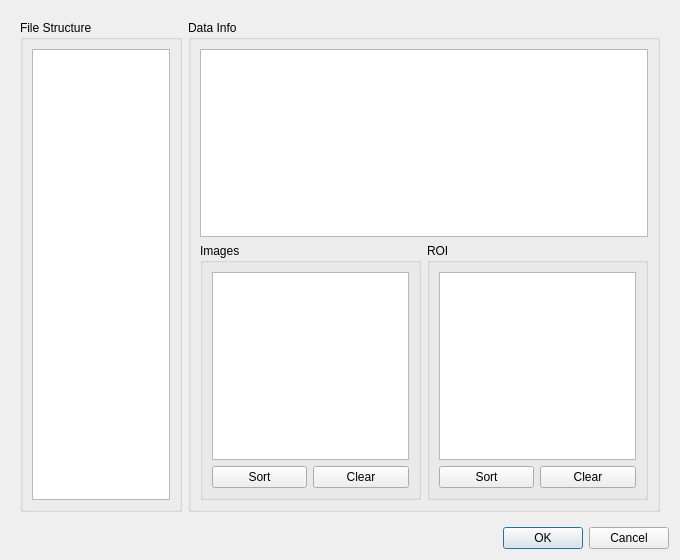
<?xml version="1.0" encoding="UTF-8"?>
<ui version="4.0">
 <class>file_inspection_dialog</class>
 <widget class="QDialog" name="file_inspection_dialog">
  <property name="geometry">
   <rect>
    <x>0</x>
    <y>0</y>
    <width>680</width>
    <height>560</height>
   </rect>
  </property>
  <property name="windowTitle">
   <string>Dialog</string>
  </property>
  <layout class="QVBoxLayout" name="verticalLayout">
   <item>
    <widget class="QWidget" name="main_widget" native="true">
     <layout class="QHBoxLayout" name="horizontalLayout">
      <item>
       <widget class="QGroupBox" name="file_structure_groupbox">
        <property name="title">
         <string>File Structure</string>
        </property>
        <layout class="QVBoxLayout" name="verticalLayout_3">
         <item>
          <widget class="QTreeView" name="file_structure_tree_view">
           <property name="midLineWidth">
            <number>0</number>
           </property>
           <property name="editTriggers">
            <set>QAbstractItemView::NoEditTriggers</set>
           </property>
           <property name="dragEnabled">
            <bool>true</bool>
           </property>
           <property name="dragDropMode">
            <enum>QAbstractItemView::DragOnly</enum>
           </property>
           <property name="selectionMode">
            <enum>QAbstractItemView::ExtendedSelection</enum>
           </property>
           <property name="selectionBehavior">
            <enum>QAbstractItemView::SelectItems</enum>
           </property>
           <attribute name="headerVisible">
            <bool>false</bool>
           </attribute>
          </widget>
         </item>
        </layout>
       </widget>
      </item>
      <item>
       <widget class="QGroupBox" name="data_info_groupbox">
        <property name="sizePolicy">
         <sizepolicy hsizetype="Maximum" vsizetype="Preferred">
          <horstretch>0</horstretch>
          <verstretch>0</verstretch>
         </sizepolicy>
        </property>
        <property name="title">
         <string>Data Info</string>
        </property>
        <layout class="QVBoxLayout" name="verticalLayout_2">
         <item>
          <widget class="QTableView" name="data_info_table_view">
           <property name="sizePolicy">
            <sizepolicy hsizetype="Expanding" vsizetype="Preferred">
             <horstretch>0</horstretch>
             <verstretch>0</verstretch>
            </sizepolicy>
           </property>
           <property name="maximumSize">
            <size>
             <width>16777215</width>
             <height>16777215</height>
            </size>
           </property>
           <property name="editTriggers">
            <set>QAbstractItemView::NoEditTriggers</set>
           </property>
           <property name="tabKeyNavigation">
            <bool>false</bool>
           </property>
           <property name="dragDropOverwriteMode">
            <bool>false</bool>
           </property>
           <property name="alternatingRowColors">
            <bool>true</bool>
           </property>
           <property name="selectionMode">
            <enum>QAbstractItemView::NoSelection</enum>
           </property>
           <property name="selectionBehavior">
            <enum>QAbstractItemView::SelectRows</enum>
           </property>
           <property name="showGrid">
            <bool>true</bool>
           </property>
           <property name="gridStyle">
            <enum>Qt::DotLine</enum>
           </property>
           <attribute name="horizontalHeaderCascadingSectionResizes">
            <bool>true</bool>
           </attribute>
           <attribute name="horizontalHeaderDefaultSectionSize">
            <number>100</number>
           </attribute>
           <attribute name="horizontalHeaderHighlightSections">
            <bool>true</bool>
           </attribute>
           <attribute name="horizontalHeaderMinimumSectionSize">
            <number>25</number>
           </attribute>
           <attribute name="horizontalHeaderStretchLastSection">
            <bool>true</bool>
           </attribute>
           <attribute name="verticalHeaderVisible">
            <bool>true</bool>
           </attribute>
          </widget>
         </item>
         <item>
          <layout class="QHBoxLayout" name="list_layout">
           <item>
            <widget class="QGroupBox" name="images_groupbox">
             <property name="title">
              <string>Images</string>
             </property>
             <layout class="QGridLayout" name="gridLayout">
              <item row="0" column="0" colspan="2">
               <widget class="QListView" name="images_list_view">
                <property name="sizePolicy">
                 <sizepolicy hsizetype="Preferred" vsizetype="Expanding">
                  <horstretch>0</horstretch>
                  <verstretch>0</verstretch>
                 </sizepolicy>
                </property>
                <property name="acceptDrops">
                 <bool>true</bool>
                </property>
                <property name="toolTip">
                 <string>Drop image data here</string>
                </property>
                <property name="editTriggers">
                 <set>QAbstractItemView::NoEditTriggers</set>
                </property>
                <property name="dragEnabled">
                 <bool>false</bool>
                </property>
                <property name="dragDropMode">
                 <enum>QAbstractItemView::DropOnly</enum>
                </property>
                <property name="alternatingRowColors">
                 <bool>true</bool>
                </property>
                <property name="selectionBehavior">
                 <enum>QAbstractItemView::SelectRows</enum>
                </property>
               </widget>
              </item>
              <item row="1" column="0">
               <widget class="QPushButton" name="images_sort_button">
                <property name="text">
                 <string>Sort</string>
                </property>
               </widget>
              </item>
              <item row="1" column="1">
               <widget class="QPushButton" name="images_clear_button">
                <property name="text">
                 <string>Clear</string>
                </property>
               </widget>
              </item>
             </layout>
            </widget>
           </item>
           <item>
            <widget class="QGroupBox" name="roi_groupbox">
             <property name="title">
              <string>ROI</string>
             </property>
             <layout class="QGridLayout" name="gridLayout_2">
              <item row="0" column="0" colspan="2">
               <widget class="QListView" name="roi_list_view">
                <property name="sizePolicy">
                 <sizepolicy hsizetype="Preferred" vsizetype="Expanding">
                  <horstretch>0</horstretch>
                  <verstretch>0</verstretch>
                 </sizepolicy>
                </property>
                <property name="acceptDrops">
                 <bool>true</bool>
                </property>
                <property name="toolTip">
                 <string>Drop ROI data here</string>
                </property>
                <property name="editTriggers">
                 <set>QAbstractItemView::NoEditTriggers</set>
                </property>
                <property name="dragDropMode">
                 <enum>QAbstractItemView::DropOnly</enum>
                </property>
                <property name="alternatingRowColors">
                 <bool>true</bool>
                </property>
                <property name="selectionBehavior">
                 <enum>QAbstractItemView::SelectRows</enum>
                </property>
               </widget>
              </item>
              <item row="1" column="1">
               <widget class="QPushButton" name="roi_clear_button">
                <property name="text">
                 <string>Clear</string>
                </property>
               </widget>
              </item>
              <item row="1" column="0">
               <widget class="QPushButton" name="roi_sort_button">
                <property name="text">
                 <string>Sort</string>
                </property>
               </widget>
              </item>
             </layout>
            </widget>
           </item>
          </layout>
         </item>
        </layout>
       </widget>
      </item>
     </layout>
    </widget>
   </item>
   <item>
    <widget class="QDialogButtonBox" name="button_box">
     <property name="orientation">
      <enum>Qt::Horizontal</enum>
     </property>
     <property name="standardButtons">
      <set>QDialogButtonBox::Cancel|QDialogButtonBox::Ok</set>
     </property>
    </widget>
   </item>
  </layout>
 </widget>
 <resources/>
 <connections>
  <connection>
   <sender>button_box</sender>
   <signal>accepted()</signal>
   <receiver>file_inspection_dialog</receiver>
   <slot>accept()</slot>
   <hints>
    <hint type="sourcelabel">
     <x>248</x>
     <y>254</y>
    </hint>
    <hint type="destinationlabel">
     <x>157</x>
     <y>274</y>
    </hint>
   </hints>
  </connection>
  <connection>
   <sender>button_box</sender>
   <signal>rejected()</signal>
   <receiver>file_inspection_dialog</receiver>
   <slot>reject()</slot>
   <hints>
    <hint type="sourcelabel">
     <x>316</x>
     <y>260</y>
    </hint>
    <hint type="destinationlabel">
     <x>286</x>
     <y>274</y>
    </hint>
   </hints>
  </connection>
 </connections>
</ui>
